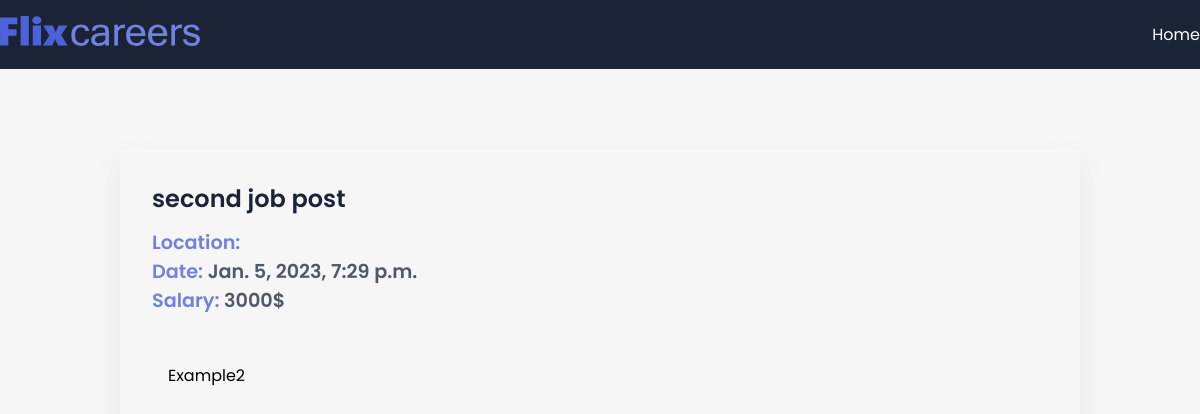
The page /job/2 on the database its author committed.
### app/models.py (models this page shows, shortened)
class jobPost(models.Model):
    JOB_TYPE_CHOICES = [
        ('Full Time', 'Full Time'),
        ('Part Time', 'Part Time'),
    ]
    title = models.CharField(max_length=200)
    description = models.CharField(max_length=200)
    expiry = models.DateField(null=True)
    date = models.DateTimeField(auto_now_add=True)
    salary = models.IntegerField()
    slug = models.SlugField(null=True, max_length=40, unique=True)
    location = models.OneToOneField(Location, null=True, on_delete=models.CASCADE)
    author = models.ForeignKey(Author, on_delete=models.CASCADE, null=True)
    skills = models.ManyToManyField(skills)
    type = models.CharField(max_length=200, null=False, choices=JOB_TYPE_CHOICES)

### app/views.py (the view)
# urls.py: path('job/<int:id>', views.job_detail, name='jobs_detail')
def job_detail(request, id):
    print(type(id))
    try:
        if id == 0:
            return redirect(reversed('jobs_home'))
        job = jobPost.objects.get(id=id)
        context = {"job": job}
        return render(request, "app/job_detail.html", context)
    except:
        return HttpResponseNotFound("<h2>Not found</h2>")

### app/templates/app/job_detail.html (shortened to what this page needs)
{% extends 'base.html' %}
{% block content %}
    <section>
      <div class="container">
        <div class="view-post">
          <h1 class="jobtitle">
              {{ job.title}}
          </h1>
          <p class="location it">Location: </p>
          <p class="status it">Date: <span>{{ job.date}}</span></p>
          <p class="budget it">Salary: <span>{{ job.salary}}$</span></p>
          <div class="desc">
            <p class="details">
              {{ job.description }}
            </p>
          </div>
        </div>
      </div>
    </section>
{% endblock content %}

### app/static/style.css (style rules this page uses)
* { margin: 0; padding: 0; box-sizing: border-box; font-family: "Poppins", sans-serif; }
:root { --blue: #4d62d8; --lblue: #7281e0; --card: #fdfdfd; --shadow: #64646f17 0px 12px 29px 0px; --nav: #1b2436; }
body { background: #f5f6f5; }
.container { max-width: 1200px; margin: auto; }
.view-post { width: 80%; border-radius: 10px; box-shadow: var(--shadow); margin: 5em auto; padding: 2em; }
.desc { max-height: 300px; overflow-y: scroll; margin: 2em 0; padding: 1em; }
.jobtitle { font-size: 1.5rem; color: var(--nav); font-weight: 600; margin-bottom: 0.5em; }
.it { font-size: 1.2rem; font-weight: 600; color: var(--lblue); }
.it span { color: #1b2436c0; }

### rows shown on the page
jobPost: title "second job post", date "Jan. 5, 2023, 7:29 p.m.", salary "3000", description "Example2"
